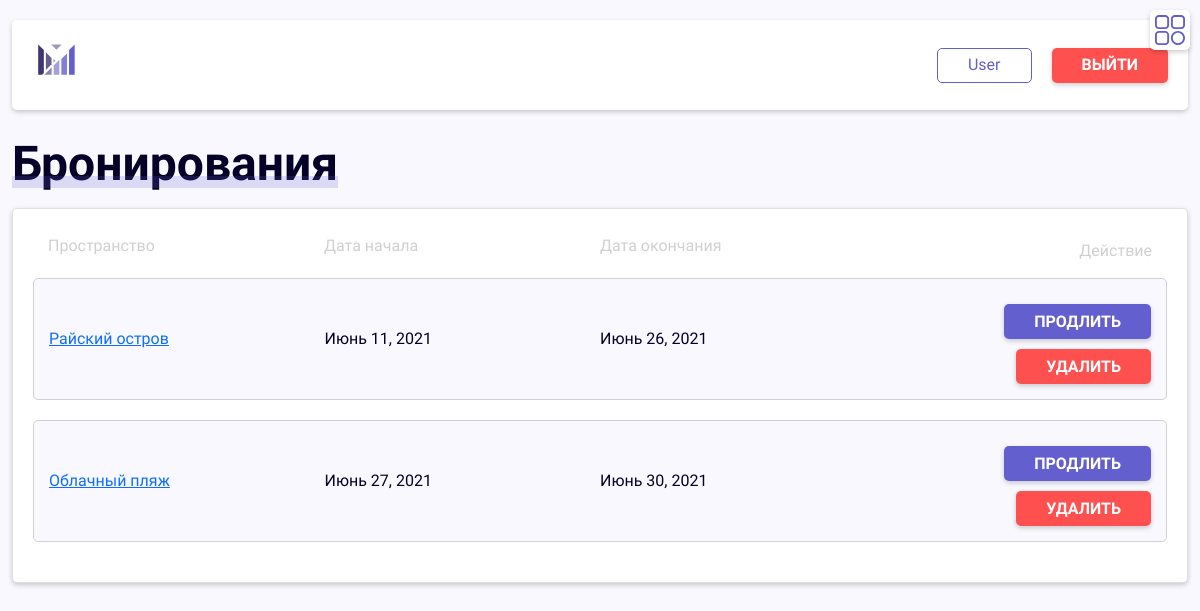
/bookings/ (signed in), run on the app's committed database.
### coworking/apps/main/models.py (models this page shows)
class User(AbstractUser):
    phone_number = models.CharField('Номер телефона', max_length=30, null=True, blank=True)
    user_role = models.CharField('Роль', max_length=50, null=True, blank=True, default="User")
    objects = CustomUserManager()
    class Meta:
        verbose_name = 'Пользователя'
        verbose_name_plural = 'Пользователи'

### coworking/apps/bookings/models.py (models this page shows, shortened)
class Booking(models.Model):
    start_date = models.DateTimeField('Дата начала брони')
    end_date = models.DateTimeField('Дата окончания брони')
    space = models.ForeignKey('spaces.Space', on_delete=models.CASCADE)
    user = models.ForeignKey(settings.AUTH_USER_MODEL, on_delete=models.CASCADE)
    class Meta:
        verbose_name = 'Бронь'
        verbose_name_plural = 'Бронирования'

### coworking/apps/spaces/models.py (models this page shows)
class Space(models.Model):
    address = models.CharField('Адрес', max_length=60)
    capacity = models.IntegerField('Вместимость')
    name = models.CharField('Название', max_length=30)
    area = models.IntegerField('Площадь')
    daily_cost = models.IntegerField('Цена за день')
    description = models.TextField('Описание')
    photo = models.ImageField(upload_to='coworking/static/img/spaces-images', default='')
    feature = models.ManyToManyField(Feature)
    def __str__(self):
        return self.name
    class Meta:
        verbose_name = 'Пространство'
        verbose_name_plural = 'Пространства'

### coworking/apps/bookings/views.py (the view)
# urls.py: path('', views.index, name='index'),
def index(request):
    bookings = Booking.objects.all().order_by('start_date')
    data = {
        'bookings': bookings,
    }
    return render(request, 'cabinet/bookings.html', data)

### coworking/templates/cabinet/bookings.html (shortened to what this page needs)
{% extends 'layout.html' %}
{% block content %}
  {% include 'header.html' %}
  <main class="main">
    <div class="container-fluid">
      {% if request.user.is_authenticated %}
        <h1 class="text-start common-title">Бронирования</h1>
        <div class="card">
          <div class="bookings-card-head">
            <div class="list__item__field bookings-card__space">
              <span class="bookings-card-head__text">Пространство</span>
            </div>
            <div class="list__item__field bookings-card__start-date">
              <span class="bookings-card-head__text">Дата начала</span>
            </div>
            <div class="list__item__field bookings-card__end-date">
              <span class="bookings-card-head__text">Дата окончания</span>
            </div>
            <div class="list__item__field bookings-card__action">
              <span class="bookings-card-head__text">Действие</span>
            </div>
          </div>
          <ul class="list">
            {% for el in bookings %}
              {% if request.user.id == el.user.id %}
                <li class="list__item">
                  <div class="list__item__field bookings-card__space">
                    <a href="/spaces/{{ el.space.id }}" class="list__item__text">{{ el.space }}</a>
                  </div>
                  <div class="list__item__field bookings-card__start-date">
                    <span class="list__item__text">{{ el.start_date.date }}</span>
                  </div>
                  <div class="list__item__field bookings-card__end-date">
                    <span class="list__item__text">{{ el.end_date.date }}</span>
                  </div>
                  <div class="list__item__field bookings-card__action">
                    <a href="update/{{ el.id }}" class="btn common-btn accent">Продлить</a>
                    <a href="delete/{{ el.id }}"
                       class="btn common-btn danger bookings-card__action__delete">Удалить</a>
                  </div>
                </li>
              {% endif %}
            {% endfor %}
          </ul>
        </div>
      {% else %}
        <h1>You are not authorized</h1>
        <a href="/accounts/login" class="btn btn-primary">Войти</a>
        <a href="{% url 'register' %}" class="btn btn-success">Регистрация</a>
      {% endif %}
    </div>
  </main>
{% endblock %}

### coworking/templates/header.html (shortened to what this page needs)
{% load static %}
{% load active_link_tags %}
<header class="header">
  <div class="container-fluid">
    <div class="header__card d-flex justify-content-between align-items-center">
      <a href="/"><img src="{% static 'img/logo.svg' %}" class="logo" alt="Logo"/></a>
      <div class="header-btns">
        {% if request.user.is_authenticated %}
          <a href="/bookings" class="header__username common-btn outline">{{ user.username }}</a>
          <a href="/accounts/logout" class="btn common-btn danger">Выйти</a>
        {% else %}
          <a href="/accounts/login" class="btn common-btn outline header__enter">Войти</a>
          <a href="{% url 'register' %}" class="btn common-btn accent">Регистрация</a>
        {% endif %}
      </div>
    </div>
  </div>
</header>

### coworking/static/css/styles.css (style rules this page uses)
body { margin:0;-webkit-box-sizing:border-box;box-sizing:border-box;font-family:"PT Sans",Arial,sans-serif;-webkit-font-smoothing:antialiased;-moz-osx-font-smoothing:grayscale;color:#050028;background-color:#f9f8ff;overflow-x:hidden }
.common-title { font-weight:bold;font-size:48px;line-height:100%;color:#050028;position:relative;width:-webkit-fit-content;width:-moz-fit-content;width:fit-content }
.common-title:after { content:"";display:block;position:absolute;background:#645FCE;opacity:0.2;width:100%;height:12px;bottom:0px }
.main { margin-top:20px;padding-bottom:20px }
.common-btn { height:35px;display:-webkit-box;display:-ms-flexbox;display:flex;-webkit-box-pack:center;-ms-flex-pack:center;justify-content:center;-webkit-box-align:center;-ms-flex-align:center;align-items:center;padding-left:30px;padding-right:30px;border-radius:5px;border:0;width:-webkit-fit-content;width:-moz-fit-content;width:fit-content }
.common-btn.outline { border:1px solid #645FCE;color:#645FCE }
.common-btn.accent { background-color:#645FCE;-webkit-box-shadow:0 2px 5px rgba(0,0,0,0.2);box-shadow:0 2px 5px rgba(0,0,0,0.2);color:white;text-transform:uppercase;font-weight:bold }
.common-btn.danger { background-color:#FF5050;-webkit-box-shadow:0 2px 5px rgba(0,0,0,0.2);box-shadow:0 2px 5px rgba(0,0,0,0.2);color:white;text-transform:uppercase;font-weight:bold }
ul { padding:0;margin:0;list-style:none }
.logo { height:50px }
.header { padding-top:20px;padding-bottom:10px }
.header .header__card { padding:20px;border-radius:5px;background-color:white;-webkit-box-shadow:0 2px 5px rgba(0,0,0,0.2);box-shadow:0 2px 5px rgba(0,0,0,0.2) }
.header-btns { display:-webkit-box;display:-ms-flexbox;display:flex;-webkit-box-align:center;-ms-flex-align:center;align-items:center }
.header__username { text-decoration:none;margin-right:20px }
.card { background-color:white;border-radius:5px;-webkit-box-shadow:0 2px 5px rgba(0,0,0,0.2);box-shadow:0 2px 5px rgba(0,0,0,0.2);padding:20px }
.bookings-card-head { display:-webkit-box;display:-ms-flexbox;display:flex;-webkit-box-align:center;-ms-flex-align:center;align-items:center;-webkit-box-pack:justify;-ms-flex-pack:justify;justify-content:space-between;margin-bottom:15px;padding-left:15px;padding-right:15px }
.bookings-card-head__text { color:#d0d0d0 }
.list__item { display:-webkit-box;display:-ms-flexbox;display:flex;-webkit-box-align:center;-ms-flex-align:center;align-items:center;-webkit-box-pack:justify;-ms-flex-pack:justify;justify-content:space-between;margin-bottom:20px;padding:15px;background-color:#f9f8ff;border:1px solid #d0d0d0;border-radius:5px }
.list__item__field { -webkit-box-flex:1;-ms-flex:1;flex:1 }
.bookings-card__action { display:-webkit-box;display:-ms-flexbox;display:flex;-webkit-box-pack:end;-ms-flex-pack:end;justify-content:flex-end }
@media screen and (max-width:1200px) { .bookings-card__action { -webkit-box-orient:vertical;-webkit-box-direction:normal;-ms-flex-direction:column;flex-direction:column;-webkit-box-align:end;-ms-flex-align:end;align-items:flex-end;margin-top:10px } }
.bookings-card__action__delete { margin-left:10px }
@media screen and (max-width:1200px) { .bookings-card__action__delete { margin-left:0;margin-top:10px } }
.text-start { margin-bottom:20px }

### data on the page
User: username "User"
Booking: space "Райский остров", start_date "Июнь 11, 2021", end_date "Июнь 26, 2021"
Booking: space "Облачный пляж", start_date "Июнь 27, 2021", end_date "Июнь 30, 2021"
